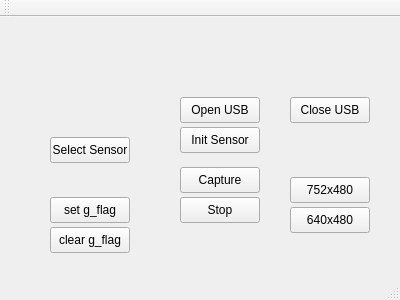
<?xml version="1.0" encoding="UTF-8"?>
<ui version="4.0">
 <class>MainWindow</class>
 <widget class="QMainWindow" name="MainWindow">
  <property name="geometry">
   <rect>
    <x>0</x>
    <y>0</y>
    <width>400</width>
    <height>300</height>
   </rect>
  </property>
  <property name="windowTitle">
   <string>MainWindow</string>
  </property>
  <widget class="QWidget" name="centralWidget">
   <widget class="QPushButton" name="pushButton">
    <property name="geometry">
     <rect>
      <x>180</x>
      <y>150</y>
      <width>80</width>
      <height>26</height>
     </rect>
    </property>
    <property name="text">
     <string>Capture</string>
    </property>
   </widget>
   <widget class="QPushButton" name="pushButton_2">
    <property name="geometry">
     <rect>
      <x>180</x>
      <y>180</y>
      <width>80</width>
      <height>26</height>
     </rect>
    </property>
    <property name="text">
     <string>Stop</string>
    </property>
   </widget>
   <widget class="QPushButton" name="pushButton_3">
    <property name="geometry">
     <rect>
      <x>180</x>
      <y>80</y>
      <width>80</width>
      <height>26</height>
     </rect>
    </property>
    <property name="text">
     <string>Open USB</string>
    </property>
   </widget>
   <widget class="QPushButton" name="pushButton_4">
    <property name="geometry">
     <rect>
      <x>180</x>
      <y>110</y>
      <width>80</width>
      <height>26</height>
     </rect>
    </property>
    <property name="text">
     <string>Init Sensor</string>
    </property>
   </widget>
   <widget class="QPushButton" name="pushButton_5">
    <property name="geometry">
     <rect>
      <x>290</x>
      <y>80</y>
      <width>80</width>
      <height>26</height>
     </rect>
    </property>
    <property name="text">
     <string>Close USB</string>
    </property>
   </widget>
   <widget class="QPushButton" name="pushButton_6">
    <property name="geometry">
     <rect>
      <x>290</x>
      <y>160</y>
      <width>80</width>
      <height>26</height>
     </rect>
    </property>
    <property name="text">
     <string>752x480</string>
    </property>
   </widget>
   <widget class="QPushButton" name="pushButton_7">
    <property name="geometry">
     <rect>
      <x>290</x>
      <y>190</y>
      <width>80</width>
      <height>26</height>
     </rect>
    </property>
    <property name="text">
     <string>640x480</string>
    </property>
   </widget>
   <widget class="QPushButton" name="pushButton_8">
    <property name="geometry">
     <rect>
      <x>50</x>
      <y>120</y>
      <width>80</width>
      <height>26</height>
     </rect>
    </property>
    <property name="text">
     <string>Select Sensor</string>
    </property>
   </widget>
   <widget class="QPushButton" name="pushButton_set_g_flag">
    <property name="geometry">
     <rect>
      <x>50</x>
      <y>180</y>
      <width>80</width>
      <height>26</height>
     </rect>
    </property>
    <property name="text">
     <string>set g_flag</string>
    </property>
   </widget>
   <widget class="QPushButton" name="pushButton_clear_g_flag">
    <property name="geometry">
     <rect>
      <x>50</x>
      <y>210</y>
      <width>80</width>
      <height>26</height>
     </rect>
    </property>
    <property name="text">
     <string>clear g_flag</string>
    </property>
   </widget>
  </widget>
  <widget class="QMenuBar" name="menuBar">
   <property name="geometry">
    <rect>
     <x>0</x>
     <y>0</y>
     <width>400</width>
     <height>23</height>
    </rect>
   </property>
  </widget>
  <widget class="QToolBar" name="mainToolBar">
   <attribute name="toolBarArea">
    <enum>TopToolBarArea</enum>
   </attribute>
   <attribute name="toolBarBreak">
    <bool>false</bool>
   </attribute>
  </widget>
  <widget class="QStatusBar" name="statusBar"/>
 </widget>
 <layoutdefault spacing="6" margin="11"/>
 <resources/>
 <connections/>
</ui>
